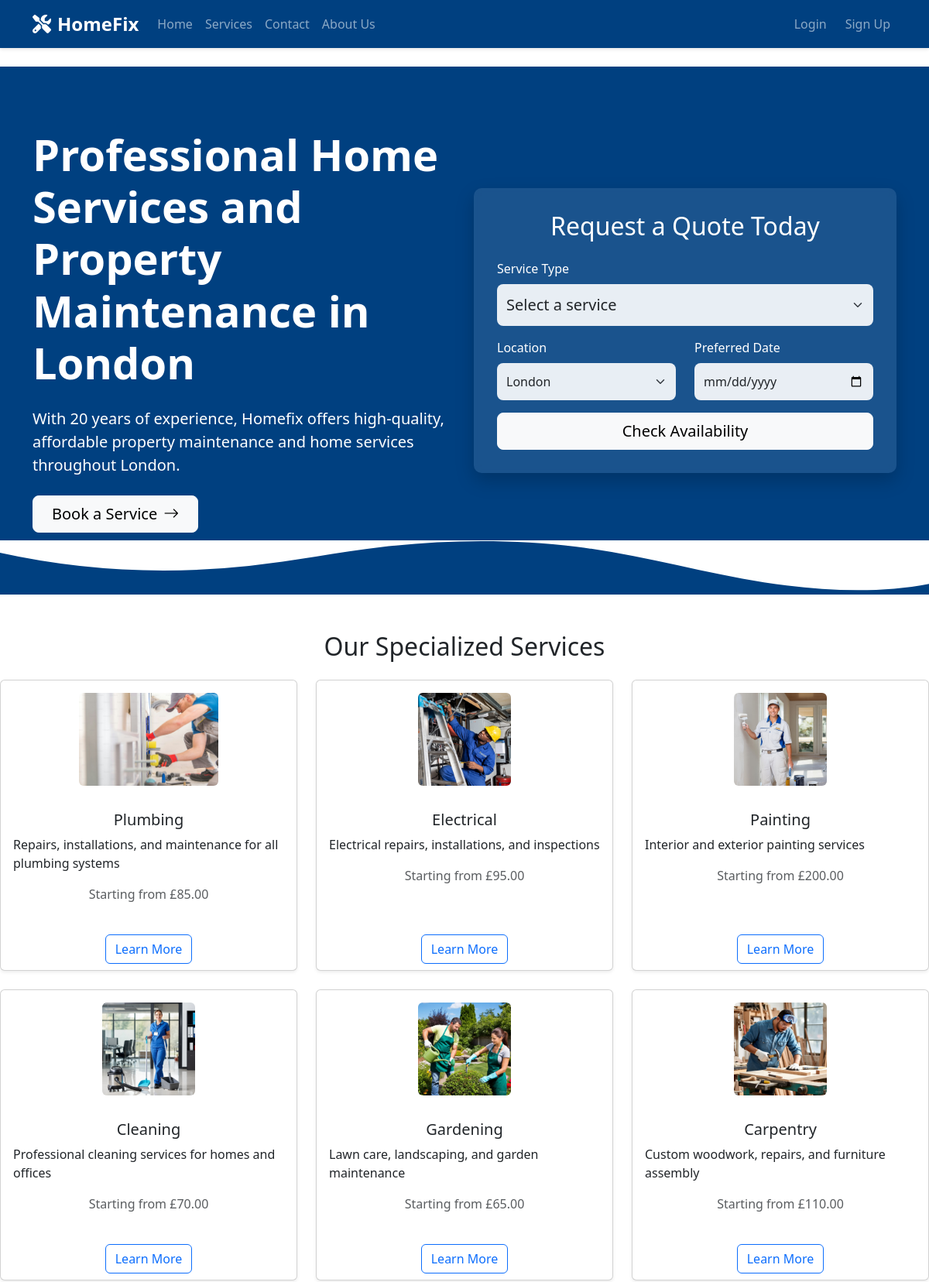
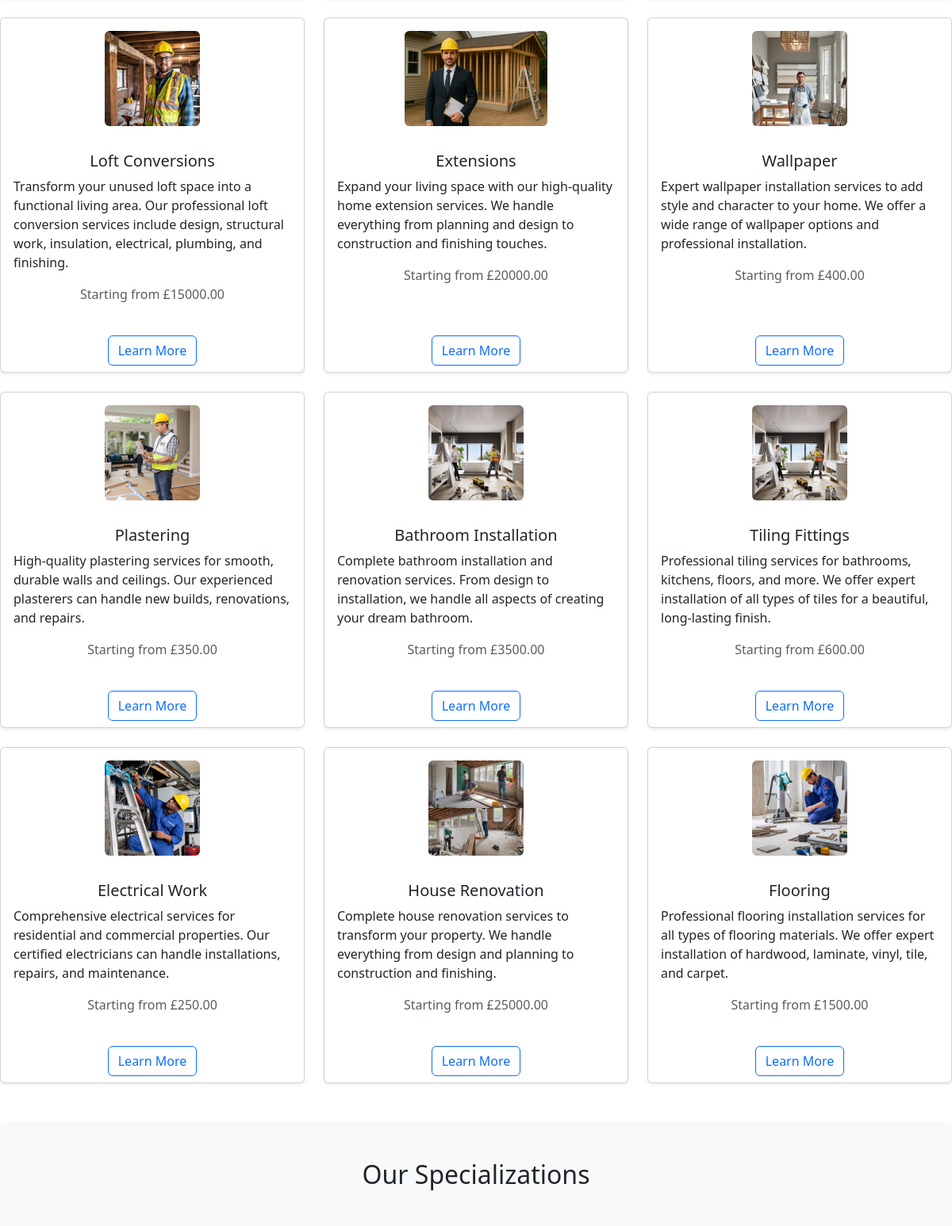
The page / (upper part) on the database its author committed (2 pictures, top to bottom).
### services/models.py (models this page shows, shortened)
class Service(models.Model):
    name = models.CharField(max_length=100)
    description = models.TextField()
    icon = models.CharField(max_length=50)  # Store icon name/class
    base_price = models.DecimalField(max_digits=10, decimal_places=2)
    category = models.CharField(max_length=100)

### services/views.py (the view)
# urls.py: path('', views.home, name='home'),
def home(request):
    services = Service.objects.all()
    service_areas = ServiceArea.objects.all()
    return render(request, 'services/home.html', {
        'services': services,
        'service_areas': service_areas,
    })

### templates/services/home.html (shortened to what this page needs)
{% extends "base.html" %}
{% load static %}
{% block content %}
<section class="hero-section">
    <div class="container">
        <div class="row align-items-center">
            <div class="col-lg-6 mb-5 mb-lg-0">
                <h1 class="display-4 fw-bold mb-4">Professional Home Services and Property Maintenance in London</h1>
                <p class="lead mb-4">With 20 years of experience, Homefix offers high-quality, affordable property maintenance and home services throughout London.</p>
                <div class="d-flex gap-3">
                    <a href="{% url 'services' %}" class="btn btn-light btn-lg px-4 d-inline-flex align-items-center">
                        Book a Service <i class="bi bi-arrow-right ms-2"></i>
                    </a>
                </div>
            </div>
            <div class="col-lg-6">
                <div class="booking-form">
                    <h2 class="text-center mb-4">Request a Quote Today</h2>
                    <form action="{% url 'services' %}" method="get">
                        <div class="mb-3">
                            <label for="serviceType" class="form-label">Service Type</label>
                            <select class="form-select form-select-lg" id="serviceType" name="service">
                                <option value="">Select a service</option>
                            </select>
                        </div>
                        <div class="row">
                            <div class="col-md-6 mb-3">
                                <label for="location" class="form-label">Location</label>
                                <select class="form-select" id="location" name="location">
                                    <option value="London">London</option>
                                </select>
                            </div>
                            <div class="col-md-6 mb-3">
                                <label for="date" class="form-label">Preferred Date</label>
                                <input type="date" class="form-control" id="date" name="date">
                            </div>
                        </div>
                        <div class="d-grid">
                            <button type="submit" class="btn btn-light btn-lg">Check Availability</button>
                        </div>
                    </form>
                </div>
            </div>
        </div>
        <div class="wave-divider">
        </div>
    </section>
    <section class="py-5">
        <h2 class="text-center mb-4">Our Specialized Services</h2>
        <div class="row row-cols-1 row-cols-md-3 g-4">
            {% for service in services %}
            <div class="col">
                <div class="card h-100 shadow-sm">
                    <div class="card-body">
                        <div class="text-center mb-3">
                            {% if 'plumbing' in service.name|lower %}
                                <img src="{% static 'images/plumbing.jpg' %}" class="img-fluid rounded mb-3" alt="{{ service.name }}" style="height: 120px; object-fit: cover;">
                            {% elif 'electrical' in service.name|lower or 'electric' in service.name|lower %}
                                <img src="{% static 'images/electrician.jpeg' %}" class="img-fluid rounded mb-3" alt="{{ service.name }}" style="height: 120px; object-fit: cover;">
                            {% elif 'bathroom' in service.name|lower or 'tile' in service.name|lower or 'tiling' in service.name|lower %}
                                <img src="{% static 'images/bathroom&tilling.jpeg' %}" class="img-fluid rounded mb-3" alt="{{ service.name }}" style="height: 120px; object-fit: cover;">
                            {% elif 'paint' in service.name|lower or 'painting' in service.name|lower %}
                                <img src="{% static 'images/painting.jpeg' %}" class="img-fluid rounded mb-3" alt="{{ service.name }}" style="height: 120px; object-fit: cover;">
                            {% elif 'wallpaper' in service.name|lower %}
                                <img src="{% static 'images/wallpaper.jpeg' %}" class="img-fluid rounded mb-3" alt="{{ service.name }}" style="height: 120px; object-fit: cover;">
                            {% elif 'floor' in service.name|lower %}
                                <img src="{% static 'images/flooring.jpeg' %}" class="img-fluid rounded mb-3" alt="{{ service.name }}" style="height: 120px; object-fit: cover;">
                            {% elif 'garden' in service.name|lower or 'landscaping' in service.name|lower %}
                                <img src="{% static 'images/gardening.jpeg' %}" class="img-fluid rounded mb-3" alt="{{ service.name }}" style="height: 120px; object-fit: cover;">
                            {% elif 'roof' in service.name|lower %}
                                <img src="{% static 'images/roofwork&repair.jpeg' %}" class="img-fluid rounded mb-3" alt="{{ service.name }}" style="height: 120px; object-fit: cover;">
                            {% elif 'carpent' in service.name|lower or 'wood' in service.name|lower %}
                                <img src="{% static 'images/carpenter.jpeg' %}" class="img-fluid rounded mb-3" alt="{{ service.name }}" style="height: 120px; object-fit: cover;">
                            {% elif 'loft' in service.name|lower or 'conversion' in service.name|lower %}
                                <img src="{% static 'images/loft conversions.jpeg' %}" class="img-fluid rounded mb-3" alt="{{ service.name }}" style="height: 120px; object-fit: cover;">
                            {% elif 'extension' in service.name|lower %}
                                <img src="{% static 'images/Extensions.jpeg' %}" class="img-fluid rounded mb-3" alt="{{ service.name }}" style="height: 120px; object-fit: cover;">
                            {% elif 'renovation' in service.name|lower or 'build' in service.name|lower %}
                                <img src="{% static 'images/house_re.jpeg' %}" class="img-fluid rounded mb-3" alt="{{ service.name }}" style="height: 120px; object-fit: cover;">
                            {% elif 'clean' in service.name|lower %}
                                <img src="{% static 'images/cleaning.jpeg' %}" class="img-fluid rounded mb-3" alt="{{ service.name }}" style="height: 120px; object-fit: cover;">
                            {% else %}
                                <img src="{% static 'images/maintenence.jpeg' %}" class="img-fluid rounded mb-3" alt="{{ service.name }}" style="height: 120px; object-fit: cover;">
                            {% endif %}
                        </div>
                        <h5 class="card-title text-center">{{ service.name }}</h5>
                        <p class="card-text">{{ service.description }}</p>
                        <p class="text-center text-muted">Starting from £{{ service.base_price }}</p>
                    </div>
                    <div class="card-footer bg-transparent border-0 text-center">
                        <a href="{% url 'service_detail' service.id %}" class="btn btn-outline-primary">Learn More</a>
                    </div>
                </div>
            </div>
            {% endfor %}
        </div>
    </section>
    <section class="py-5 bg-light rounded">
        <h2 class="text-center mb-5">Our Specializations</h2>
        <div class="row row-cols-1 row-cols-md-3 g-4">
        </div>
    </section>
{% endblock content %}

### templates/base.html (style rules this page uses)
:root { --primary-color: #004080; --secondary-color: #f8f9fa; }

### templates/services/home.html (style rules this page uses)
.hero-section { background-color: #004080; color: white; padding: 80px 0; position: relative; overflow: hidden; }
.wave-divider { position: absolute; bottom: 0; left: 0; width: 100%; overflow: hidden; line-height: 0; }
.wave-divider svg { position: relative; display: block; width: calc(100% + 1.3px); height: 70px; }
.booking-form { background-color: rgba(255, 255, 255, 0.1); border-radius: 10px; padding: 30px; backdrop-filter: blur(5px); box-shadow: 0 10px 25px rgba(0,0,0,0.2); }
.booking-form input, .booking-form select { background-color: rgba(255, 255, 255, 0.9); border: none; padding: 12px; border-radius: 8px; }

### rows shown on the page
Service: name "Plumbing", description "Repairs, installations, and maintenance for all plumbing systems", base_price "85.00"
Service: name "Electrical", description "Electrical repairs, installations, and inspections", base_price "95.00"
Service: name "Painting", description "Interior and exterior painting services", base_price "200.00"
Service: name "Cleaning", description "Professional cleaning services for homes and offices", base_price "70.00"
Service: name "Gardening", description "Lawn care, landscaping, and garden maintenance", base_price "65.00"
Service: name "Carpentry", description "Custom woodwork, repairs, and furniture assembly", base_price "110.00"
Service: name "Loft Conversions", description "Transform your unused loft space into a functional living area. Our professional loft conversion services include design, structural work, insulation, electrical, plumbing, and finishing.", base_price "15000.00"
Service: name (picture), name "Extensions", description "Expand your living space with our high-quality home extension services. We handle everything from planning and design to construction and finishing touches.", base_price "20000.00"
Service: name "Wallpaper", description "Expert wallpaper installation services to add style and character to your home. We offer a wide range of wallpaper options and professional installation.", base_price "400.00"
Service: name "Plastering", description "High-quality plastering services for smooth, durable walls and ceilings. Our experienced plasterers can handle new builds, renovations, and repairs.", base_price "350.00"
Service: name "Bathroom Installation", description "Complete bathroom installation and renovation services. From design to installation, we handle all aspects of creating your dream bathroom.", base_price "3500.00"
Service: name "Tiling Fittings", description "Professional tiling services for bathrooms, kitchens, floors, and more. We offer expert installation of all types of tiles for a beautiful, long-lasting finish.", base_price "600.00"
Service: name "Electrical Work", description "Comprehensive electrical services for residential and commercial properties. Our certified electricians can handle installations, repairs, and maintenance.", base_price "250.00"
Service: name "House Renovation", description "Complete house renovation services to transform your property. We handle everything from design and planning to construction and finishing.", base_price "25000.00"
Service: name "Flooring", description "Professional flooring installation services for all types of flooring materials. We offer expert installation of hardwood, laminate, vinyl, tile, and carpet.", base_price "1500.00"
